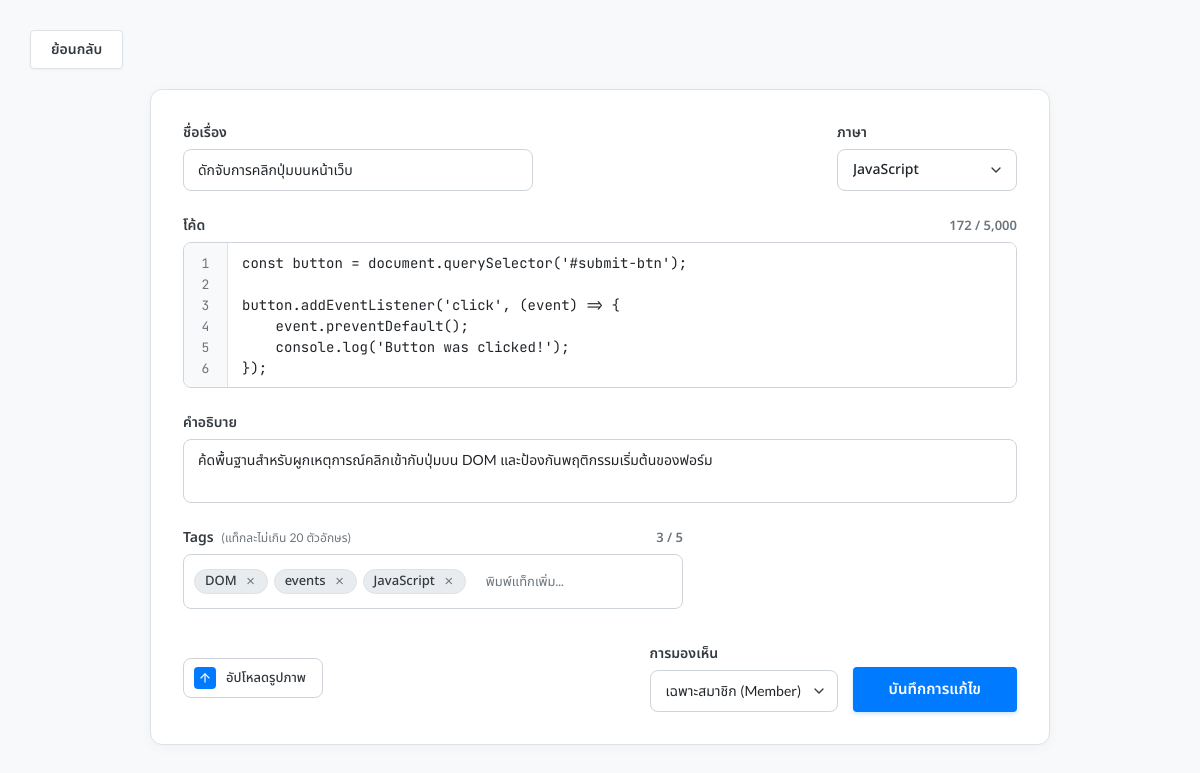
The app's page /createsnippet.php?edit=25 (signed in) with its own data.
### tables this page shows
CREATE TABLE `snippet` (
  `snippet_id` int(11) NOT NULL,
  `title` varchar(100) NOT NULL,
  `source_code` text NOT NULL,
  `description` text NOT NULL,
  `created_at` datetime NOT NULL DEFAULT current_timestamp(),
  `visibility` enum('public','protected','private') DEFAULT 'private',
  `image_path` varchar(255) DEFAULT NULL,
  `language_id` int(11) NOT NULL,
  `user_id` int(11) NOT NULL,
  `deleted` tinyint(1) NOT NULL DEFAULT 0,
  `is_suspended` tinyint(1) NOT NULL DEFAULT 0
);

CREATE TABLE `language` (
  `language_id` int(11) NOT NULL,
  `language_name` varchar(50) NOT NULL
);

### db/connect.php (called while the page is built, shortened)
<?php
$host="localhost";
$username="snippetbox";
$password="code7836";
$db="snippetboxdb";
$dsn="mysql:host=$host;dbname=$db;charset=utf8";
try{
    $pdo=new PDO($dsn, $username, $password);
}catch(PDOException $e){
    echo $e->getMessage();
}
require_once "db/control.php";
$control = new Control($pdo);
?>

### layout/session.php (called while the page is built, shortened)
<?php
function getCurrentUserId(){
    $isAdminRoute = isset($_SERVER['SCRIPT_NAME']) && (stripos($_SERVER['SCRIPT_NAME'], '/Admin/') !== false || stripos($_SERVER['SCRIPT_NAME'], '/admin/') !== false);
    if(isset($_SESSION['user_id']) && is_numeric($_SESSION['user_id'])){
        return (int)$_SESSION['user_id'];
    }
    return 0;
}
?>

### db/control.php (called while the page is built, shortened)
<?php
class Control{
    private $db;
    function __construct($con){
        $this->db=$con;
    }
    function getLanguage(){
        try{
            $sql = "SELECT * FROM language";
            $result=$this->db->query($sql);
            return $result;
        }catch(PDOException $e){
            echo $e->getMessage();
            return false;
        }
    }
    function getSnippetById($snippet_id, $current_user_id = 0, $include_deleted = false){
        try{
            $deleted_condition = $include_deleted
                ? "(s.deleted = 0 OR s.deleted IS NULL OR (s.deleted = 1 AND s.user_id = :user_id))"
                : "(s.deleted = 0 OR s.deleted IS NULL)";
            $sql = "SELECT s.*, l.language_name, u.username,
                GROUP_CONCAT(DISTINCT t.tag_name ORDER BY t.tag_name SEPARATOR ', ') AS tags,
                MAX(susp.reason) as suspension_reason,
                MAX(susp.suspended_at) as suspension_time,
                MAX(susp.admin_suspended) as admin_suspended
                FROM snippet s
                INNER JOIN language l ON s.language_id = l.language_id
                LEFT JOIN user u ON s.user_id = u.user_id
                LEFT JOIN snippet_tag st ON s.snippet_id = st.snippet_id
                LEFT JOIN tag t ON st.tag_id = t.tag_id
                LEFT JOIN snippet_suspensions susp ON (s.snippet_id = susp.snippet_id AND susp.unsuspended_at IS NULL)
                WHERE s.snippet_id = :snippet_id
                AND (s.visibility IN ('public','protected') OR s.user_id = :user_id)
                AND (s.is_suspended = 0 OR s.is_suspended IS NULL OR s.user_id = :user_id)
                AND $deleted_condition
                GROUP BY s.snippet_id";
            $stmt = $this->db->prepare($sql);
            $stmt->bindParam(":snippet_id", $snippet_id, PDO::PARAM_INT);
            $stmt->bindParam(":user_id", $current_user_id, PDO::PARAM_INT);
            $stmt->execute();
            return $stmt->fetch(PDO::FETCH_ASSOC);
        }catch(PDOException $e){
            echo $e->getMessage();
            return false;
        }
    }
}
?>

### createsnippet.php (the view, shortened to what this page needs)
<?php
require_once "db/connect.php";
require_once "layout/session.php";
require_once "layout/check_user.php";
$result = $control->getLanguage();
$title = '';
$language_id = '';
$source_code = '';
$description = '';
$visibility = 'private';
$current_image_path = '';
$formButton = 'บันทึก';
$userId = getCurrentUserId();
if(isset($_GET['edit']) && is_numeric($_GET['edit'])){
    $snippet_id = (int)$_GET['edit'];
    $snippet = $control->getSnippetById($snippet_id, $userId);
    if($snippet){
        $title = $snippet['title'];
        $language_id = $snippet['language_id'];
        $source_code = $snippet['source_code'];
        $description = $snippet['description'];
        $visibility = $snippet['visibility'];
        $current_image_path = $snippet['image_path'];
        $formButton = 'บันทึกการแก้ไข';
    }
}
?>
<!DOCTYPE html>
<html lang="th">
<head>
    <link rel="stylesheet" href="style/fonts.css?v=<?php echo time(); ?>">
    <link rel="stylesheet" href="style/createsnippetcss.css?v=<?php echo time(); ?>">
</head>
<body>
    <a href="snippet_page.php" class="back-btn">ย้อนกลับ</a>
    <form method="POST" action="createsnippet.php" class="form-container" enctype="multipart/form-data">
        <div class="top-row">
            <div class="form-group">
                <label for="title">ชื่อเรื่อง</label>
                <input type="text" name="title" id="title" value="<?php echo htmlspecialchars($title); ?>">
            </div>
            <div class="form-group">
                <label for="language">ภาษา</label>
                <select name="language_id" class="language-dropdown">
                    <?php while($row=$result->fetch(PDO::FETCH_ASSOC)){ ?>
                        <option value="<?php echo $row["language_id"]; ?>" <?php echo ($row["language_id"] == $language_id) ? 'selected' : ''; ?>><?php echo $row["language_name"]; ?></option>
                    <?php } ?>
                </select>
            </div>
        </div>
        <div class="form-group">
            <div class="code-label-wrapper">
                <label for="source_code">โค้ด</label>
                <span class="char-counter" id="char-counter"><span id="char-count">0</span> / 5,000</span>
            </div>
            <div class="editor-container">
                <div class="line-numbers" id="line-numbers">1</div>
                <textarea name="source_code" id="source_code" wrap="off" maxlength="5000" placeholder="ใส่โค้ดที่นี่ (ไม่เกิน 5,000 ตัวอักษร)..."><?php echo htmlspecialchars($source_code); ?></textarea>
            </div>
        </div>
        <div class="form-group">
            <label for="description">คำอธิบาย</label>
            <textarea name="description" id="description"><?php echo htmlspecialchars($description); ?></textarea>
        </div>
        <div class="form-group tag-form-group">
            <div class="tags-label-wrapper">
                <label for="tag_text_input">Tags <span style="font-size: 12px; font-weight: normal; color: var(--text-muted); margin-left: 4px;">(แท็กละไม่เกิน 20 ตัวอักษร)</span></label>
                <span class="tags-count-info" id="tags-count-info"><span id="tags-count">0</span> / 5</span>
            </div>
            <div class="tags-control-container">
                <div class="tags-input-box" id="tags-input-box">
                    <div class="tag-pills-list" id="tag-pills-list"></div>
                    <input type="text" id="tag_text_input" class="tag-text-input" placeholder="พิมพ์เพื่อค้นหาหรือเพิ่มแท็ก (เช่น JavaScript, regex...)" maxlength="20" autocomplete="off">
                </div>
            </div>
        </div>
        <div class="action-row">
            <div class="left-actions">
                <label class="upload-btn">
                    <div class="upload-icon">
                        <svg xmlns="http://www.w3.org/2000/svg" viewBox="0 0 24 24" fill="none" stroke="currentColor" stroke-width="2" stroke-linecap="round" stroke-linejoin="round">
                            <line x1="12" y1="19" x2="12" y2="5"></line>
                            <polyline points="5 12 12 5 19 12"></polyline>
                        </svg>
                    </div>
                    <span id="upload-btn-text"><?php echo !empty($current_image_path) ? 'เปลี่ยนรูปภาพ' : 'อัปโหลดรูปภาพ'; ?></span>
                </label>
            </div>
            <div class="right-actions" style="align-items: flex-end;">
                <div class="form-group">
                    <label for="visibility">การมองเห็น</label>
                    <select name="visibility" id="visibility" class="visibility-dropdown">
                        <option value="protected" <?php echo ($visibility === 'protected') ? 'selected' : ''; ?>>เฉพาะสมาชิก (Member)</option>
                    </select>
                </div>
                <input type="submit" name="submit" value="<?php echo htmlspecialchars($formButton); ?>" >
            </div>
        </div>
    </form>
</body>
</html>

### records on screen
snippet: title "ดักจับการคลิกปุ่มบนหน้าเว็บ", language_id "JavaScript", source_code "const button = document.querySelector('#submit-btn'); button.addEventListener('click', (event) => { event.preventDefault(); console.log('Button was clicked!'); });", description "ค้ดพื้นฐานสำหรับผูกเหตุการณ์คลิกเข้ากับปุ่มบน DOM และป้องกันพฤติกรรมเริ่มต้นของฟอร์ม", visibility "เฉพาะสมาชิก (Member)"
